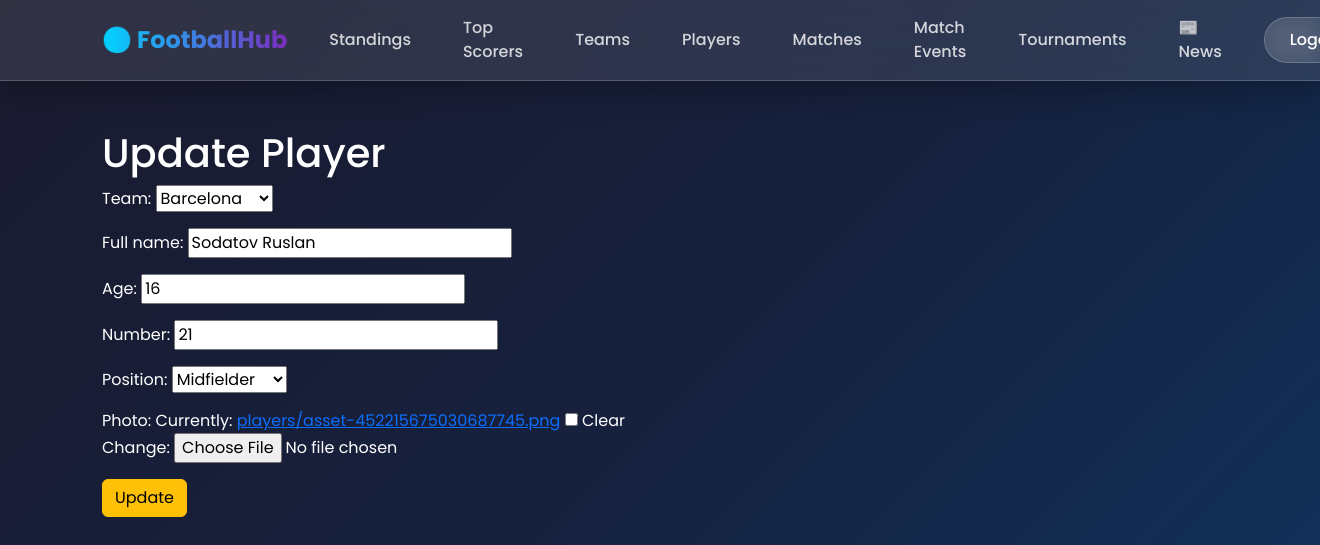
Page /player/update/1/ (signed in) on the committed database.
### football/models.py (models this page shows, shortened)
class Player(models.Model):
    POSITION_CHOICES = [
        ('GK', 'Goalkeeper'),
        ('DF', 'Defender'),
        ('MF', 'Midfielder'),
        ('FW', 'Forward'),
    ]
    team = models.ForeignKey(Team, on_delete=models.CASCADE, related_name='players')
    full_name = models.CharField(max_length=100)
    age = models.PositiveIntegerField()
    number = models.PositiveIntegerField()
    position = models.CharField(max_length=2, choices=POSITION_CHOICES)
    photo = models.ImageField(upload_to='players/', blank=True, null=True)
    overall = models.PositiveIntegerField(default=75)
    pace = models.PositiveIntegerField(default=70)
    shooting = models.PositiveIntegerField(default=70)
    passing = models.PositiveIntegerField(default=70)
    dribbling = models.PositiveIntegerField(default=70)
    defending = models.PositiveIntegerField(default=70)
    physical = models.PositiveIntegerField(default=70)

### football/views.py (the view)
# urls.py: path('player/update/<int:pk>/', views.PlayerUpdateView.as_view(), name='player_update'),
class PlayerUpdateView(PermissionRequiredMixin, generic.UpdateView):
    permission_required = 'football.change_player'
    model = Player
    fields = ['team', 'full_name', 'age', 'number', 'position', 'photo']
    template_name = 'football/player_update.html'
    success_url = reverse_lazy('player_list')

### football/models.py (called while the page is built)
    def __str__(self):
        return self.name

### templates/football/player_update.html (shortened to what this page needs)
{% extends 'base.html' %}
{% block content %}
<h1>Update Player</h1>
<form method="post" enctype="multipart/form-data">
    {{ form.as_p }}
    <button type="submit" class="btn btn-warning">
        Update
    </button>
</form>
{% endblock %}

### templates/base.html (style rules this page uses)
* { font-family: 'Poppins', sans-serif; }
body { background: linear-gradient(135deg, #1a1a2e 0%, #16213e 50%, #0f3460 100%); min-height: 100vh; color: #fff; }

### rows in the picture
Player: team "Barcelona", full_name "Sodatov Ruslan", age "16", number "21", position "Midfielder"
